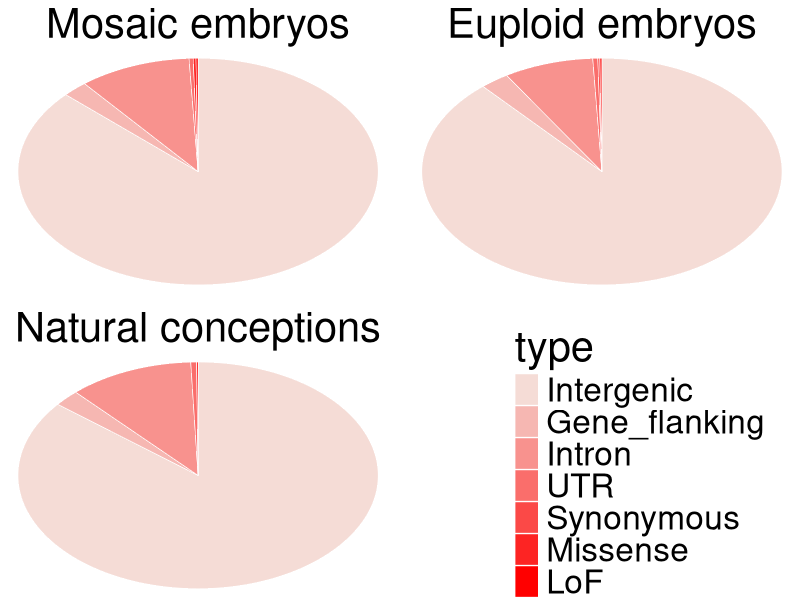

R code for this plot:
library(dplyr)
library(ggplot2)
library(ggforce)
library(stringr)
library(ggrepel) 

data <- read.csv("dif-mut-func-num.txt",header=F,sep="\t")
data$group <- factor(data$V5,levels=c("mosaic embryos","euploid embryos", "natural conceptions"),ordered = TRUE)

data <- data %>%
  mutate(
    V5 = str_to_sentence(V5),
    group = factor(V5, levels=c("Mosaic embryos", "Euploid embryos", "Natural conceptions")),
    type = factor(V1)
)

data$type <- factor(data$V1)
df <- data %>% group_by(group, type) %>% summarise(count = sum(V2),.groups = 'drop') %>% group_by(group) %>% mutate(percentage = count/sum(count)*100) %>% ungroup()

df$type <- factor(df$type, levels=c("Intergenic","Gene_flanking","Intron","UTR","Synonymous","Missense","LoF"),ordered = TRUE)

df <- df %>% arrange(group, type)

type_radius <- data.frame(
  type = c("Intergenic", "Gene_flanking", "Intron", "UTR", "Synonymous", "Missense","LoF"),
  radius_mult = c(1,1,1,1,1.5,1.5,1.5),
  dis_x = c(0,-0.08,-0.04,-0.09,0.08,0.08,0.1),
  dis_y = c(0,0,0,0,-0.1,-0.1,-0.5)
)

label_df <- left_join(df,df %>% 
  group_by(group) %>% summarise(Cnt_total = sum(percentage))) %>% left_join(type_radius, by = "type")  %>%  group_by(group) %>%
  mutate(
    end_angle = 2*pi*cumsum(percentage)/Cnt_total,
    start_angle = lag(end_angle, default = 0),
    mid_angle = 0.5*(start_angle + end_angle),
    label = case_when(
      percentage > 0.3 ~ sprintf("%.2f%%", percentage),  
      percentage < 0.3 ~ sprintf("%s\n%.2f%%", type, percentage)),
    # label = sprintf("%s\n%.2f%%", type, percentage),
    xend = radius_mult * sin(mid_angle)+dis_x,
    yend = radius_mult * cos(mid_angle)+dis_y
  ) %>%
  ungroup() 
  # %>% filter(type %in% c("Missense", "LoF"))

color_palette <- colorRampPalette(c("#F5DCD6", "#FF0000"))(nlevels(data$type))
names(color_palette) <- levels(df$type)

pic <- ggplot() +
  geom_arc_bar(
    data = df,
    stat = "pie",
    aes(x0 = 0, y0 = 0, r0 = 0, r = 1, amount = percentage, fill = type),
    color = "white", linewidth = 0.2
  ) +
  # geom_segment(
  #   data = label_df,
  #   aes(x = 0.5*sin(mid_angle), y = 0.5*cos(mid_angle),
  #       xend = 0.5*xend, yend = 0.5*yend),
  #   color = "gray35", linewidth = 0.4) +
  # geom_label_repel(
  #   data = label_df,
  #   aes(x = 0.5*xend, y = 0.5*yend, label = label),
  #   size = 8, 
  #   min.segment.length = 0,
  #   segment.color = "gray35",
  #   color = "gray35",
  #   box.padding = 0.4,
  #   nudge_y = 0,
  #   direction = "both",
  #   force=0,
  #   fill = NA,
  #   label.size = NA
  #   ) +
  facet_wrap(~ group, strip.position = "top", nrow = 2, ncol = 2) + 
  scale_fill_manual(values = color_palette,breaks = levels(df$type)) +
  theme_void() +
  theme(
    panel.grid = element_blank(),
    legend.position = "inside",
    legend.position.inside = c(0.8, 0.25),
    text = element_text(size = 30),
    strip.background = element_rect(fill = "white", color = "white", linewidth = 0.5),
    strip.text = element_text(size = 30, margin = margin(2,0,3,0))
)

## add labels in AI
